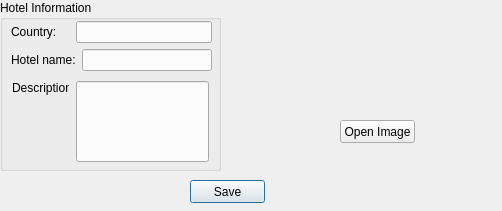
<?xml version="1.0" encoding="UTF-8"?>
<ui version="4.0">
 <class>data</class>
 <widget class="QDialog" name="data">
  <property name="geometry">
   <rect>
    <x>0</x>
    <y>0</y>
    <width>502</width>
    <height>211</height>
   </rect>
  </property>
  <property name="windowTitle">
   <string>Add Data</string>
  </property>
  <widget class="QWidget" name="layoutWidget">
   <property name="geometry">
    <rect>
     <x>11</x>
     <y>21</y>
     <width>201</width>
     <height>52</height>
    </rect>
   </property>
   <layout class="QVBoxLayout" name="verticalLayout">
    <item>
     <layout class="QHBoxLayout" name="horizontalLayout">
      <item>
       <widget class="QLabel" name="label_2">
        <property name="text">
         <string>Country:    </string>
        </property>
       </widget>
      </item>
      <item>
       <widget class="QLineEdit" name="Country"/>
      </item>
     </layout>
    </item>
    <item>
     <layout class="QGridLayout" name="gridLayout">
      <item row="0" column="0">
       <widget class="QLabel" name="label">
        <property name="text">
         <string>Hotel name:</string>
        </property>
       </widget>
      </item>
      <item row="0" column="1">
       <widget class="QLineEdit" name="HotelName"/>
      </item>
     </layout>
    </item>
   </layout>
  </widget>
  <widget class="QPushButton" name="pushButton_2">
   <property name="geometry">
    <rect>
     <x>190</x>
     <y>180</y>
     <width>75</width>
     <height>23</height>
    </rect>
   </property>
   <property name="text">
    <string>Save</string>
   </property>
  </widget>
  <widget class="QLabel" name="label_3">
   <property name="geometry">
    <rect>
     <x>12</x>
     <y>80</y>
     <width>57</width>
     <height>16</height>
    </rect>
   </property>
   <property name="text">
    <string>Description:</string>
   </property>
  </widget>
  <widget class="QLineEdit" name="description">
   <property name="geometry">
    <rect>
     <x>76</x>
     <y>81</y>
     <width>133</width>
     <height>81</height>
    </rect>
   </property>
  </widget>
  <widget class="QGroupBox" name="groupBox">
   <property name="geometry">
    <rect>
     <x>0</x>
     <y>0</y>
     <width>221</width>
     <height>171</height>
    </rect>
   </property>
   <property name="title">
    <string>Hotel Information</string>
   </property>
  </widget>
  <widget class="QLabel" name="image">
   <property name="geometry">
    <rect>
     <x>340</x>
     <y>10</y>
     <width>131</width>
     <height>101</height>
    </rect>
   </property>
   <property name="text">
    <string/>
   </property>
  </widget>
  <widget class="QPushButton" name="pushButton">
   <property name="geometry">
    <rect>
     <x>340</x>
     <y>120</y>
     <width>75</width>
     <height>23</height>
    </rect>
   </property>
   <property name="text">
    <string>Open Image</string>
   </property>
  </widget>
 </widget>
 <resources/>
 <connections/>
</ui>
